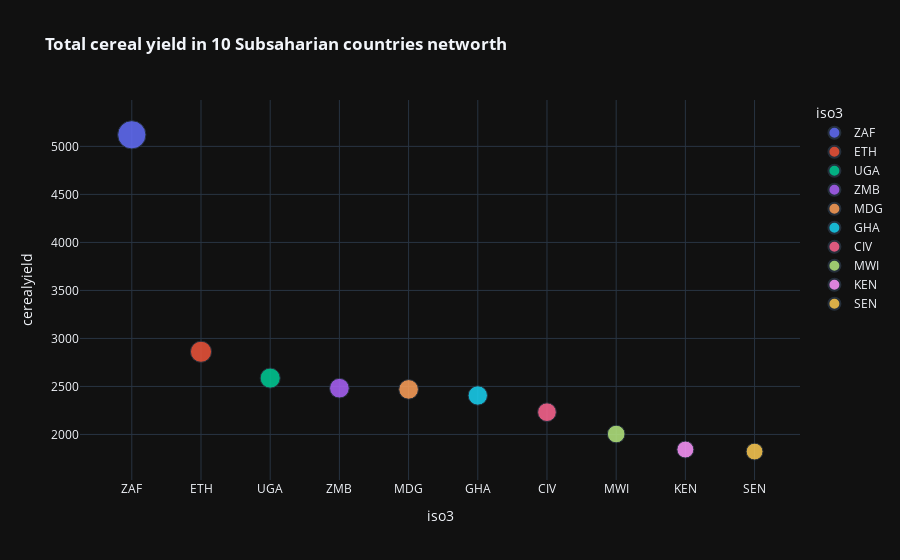

The code cell stored with this chart in its notebook:
### Markdown cell above
> The plot clearly states that South Africa has the highest mean of cereal yiled than any subsaharan country.Namibia reprente small quantity cereal yield which is explain by secheresse.

### Code cell
#Create a plot to show the total of maize yield by subsabaran countries
country_maize_yield = df.groupby('iso3').sum()[['cerealyield']].sort_values('cerealyield', ascending = False).reset_index().head(10)
fig=px.scatter(country_maize_yield,
               x ='iso3', y = 'cerealyield',
               template = 'plotly_dark', color = 'iso3', 
               size = 'cerealyield' , opacity = 0.85,
               title="<b>Total cereal yield in 10 Subsaharian countries networth ")
fig.show()

### Figure 1 — Plotly figure (JSON) as saved in the notebook; plotly's stock layout.template omitted (floating-point values rounded to 4 significant figures)
{"data": [{"hovertemplate": "iso3=%{x}<br>cerealyield=%{marker.size}<extra></extra>", "legendgroup": "ZAF", "marker": {"color": "#636efa", "opacity": 0.85, "size": [5121.0], "sizemode": "area", "sizeref": 12.8, "symbol": "circle"}, "mode": "markers", "name": "ZAF", "orientation": "v", "showlegend": true, "type": "scatter", "x": ["ZAF"], "xaxis": "x", "y": [5121.0], "yaxis": "y"}, {"hovertemplate": "iso3=%{x}<br>cerealyield=%{marker.size}<extra></extra>", "legendgroup": "ETH", "marker": {"color": "#EF553B", "opacity": 0.85, "size": [2861.0], "sizemode": "area", "sizeref": 12.8, "symbol": "circle"}, "mode": "markers", "name": "ETH", "orientation": "v", "showlegend": true, "type": "scatter", "x": ["ETH"], "xaxis": "x", "y": [2861.0], "yaxis": "y"}, {"hovertemplate": "iso3=%{x}<br>cerealyield=%{marker.size}<extra></extra>", "legendgroup": "UGA", "marker": {"color": "#00cc96", "opacity": 0.85, "size": [2587], "sizemode": "area", "sizeref": 12.8, "symbol": "circle"}, "mode": "markers", "name": "UGA", "orientation": "v", "showlegend": true, "type": "scatter", "x": ["UGA"], "xaxis": "x", "y": [2587], "yaxis": "y"}, {"hovertemplate": "iso3=%{x}<br>cerealyield=%{marker.size}<extra></extra>", "legendgroup": "ZMB", "marker": {"color": "#ab63fa", "opacity": 0.85, "size": [2482.0], "sizemode": "area", "sizeref": 12.8, "symbol": "circle"}, "mode": "markers", "name": "ZMB", "orientation": "v", "showlegend": true, "type": "scatter", "x": ["ZMB"], "xaxis": "x", "y": [2482.0], "yaxis": "y"}, {"hovertemplate": "iso3=%{x}<br>cerealyield=%{marker.size}<extra></extra>", "legendgroup": "MDG", "marker": {"color": "#FFA15A", "opacity": 0.85, "size": [2469.0], "sizemode": "area", "sizeref": 12.8, "symbol": "circle"}, "mode": "markers", "name": "MDG", "orientation": "v", "showlegend": true, "type": "scatter", "x": ["MDG"], "xaxis": "x", "y": [2469.0], "yaxis": "y"}, {"hovertemplate": "iso3=%{x}<br>cerealyield=%{marker.size}<extra></extra>", "legendgroup": "GHA", "marker": {"color": "#19d3f3", "opacity": 0.85, "size": [2406.0], "sizemode": "area", "sizeref": 12.8, "symbol": "circle"}, "mode": "markers", "name": "GHA", "orientation": "v", "showlegend": true, "type": "scatter", "x": ["GHA"], "xaxis": "x", "y": [2406.0], "yaxis": "y"}, {"hovertemplate": "iso3=%{x}<br>cerealyield=%{marker.size}<extra></extra>", "legendgroup": "CIV", "marker": {"color": "#FF6692", "opacity": 0.85, "size": [2232.0], "sizemode": "area", "sizeref": 12.8, "symbol": "circle"}, "mode": "markers", "name": "CIV", "orientation": "v", "showlegend": true, "type": "scatter", "x": ["CIV"], "xaxis": "x", "y": [2232.0], "yaxis": "y"}, {"hovertemplate": "iso3=%{x}<br>cerealyield=%{marker.size}<extra></extra>", "legendgroup": "MWI", "marker": {"color": "#B6E880", "opacity": 0.85, "size": [2004.0], "sizemode": "area", "sizeref": 12.8, "symbol": "circle"}, "mode": "markers", "name": "MWI", "orientation": "v", "showlegend": true, "type": "scatter", "x": ["MWI"], "xaxis": "x", "y": [2004.0], "yaxis": "y"}, {"hovertemplate": "iso3=%{x}<br>cerealyield=%{marker.size}<extra></extra>", "legendgroup": "KEN", "marker": {"color": "#FF97FF", "opacity": 0.85, "size": [1843.0], "sizemode": "area", "sizeref": 12.8, "symbol": "circle"}, "mode": "markers", "name": "KEN", "orientation": "v", "showlegend": true, "type": "scatter", "x": ["KEN"], "xaxis": "x", "y": [1843.0], "yaxis": "y"}, {"hovertemplate": "iso3=%{x}<br>cerealyield=%{marker.size}<extra></extra>", "legendgroup": "SEN", "marker": {"color": "#FECB52", "opacity": 0.85, "size": [1822.0], "sizemode": "area", "sizeref": 12.8, "symbol": "circle"}, "mode": "markers", "name": "SEN", "orientation": "v", "showlegend": true, "type": "scatter", "x": ["SEN"], "xaxis": "x", "y": [1822.0], "yaxis": "y"}], "layout": {"legend": {"itemsizing": "constant", "title": {"text": "iso3"}, "tracegroupgap": 0}, "title": {"text": "<b>Total cereal yield in 10 Subsaharian countries networth "}, "xaxis": {"anchor": "y", "categoryarray": ["ZAF", "ETH", "UGA", "ZMB", "MDG", "GHA", "CIV", "MWI", "KEN", "SEN"], "categoryorder": "array", "domain": [0, 1], "title": {"text": "iso3"}}, "yaxis": {"anchor": "x", "domain": [0, 1], "title": {"text": "cerealyield"}}}}
